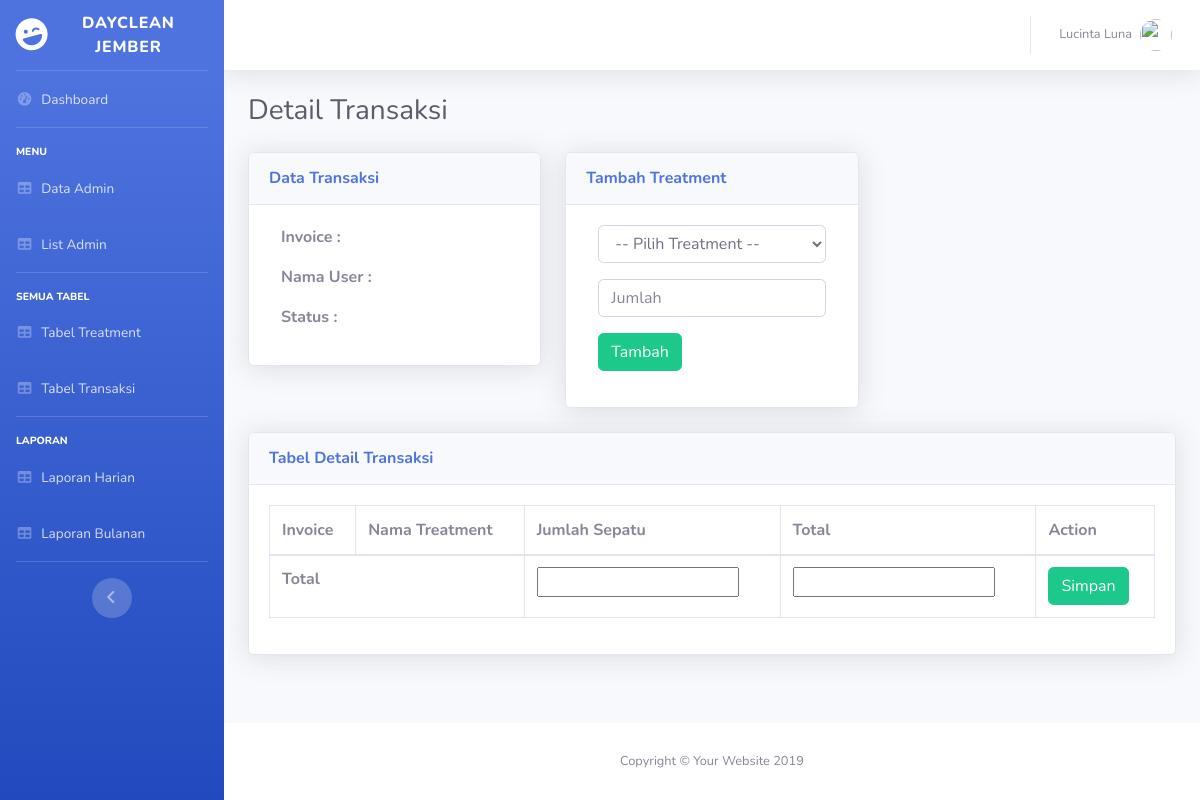
The page /admin/transaksi/detail_transaksi/TR251220190040 on the database as committed earlier.
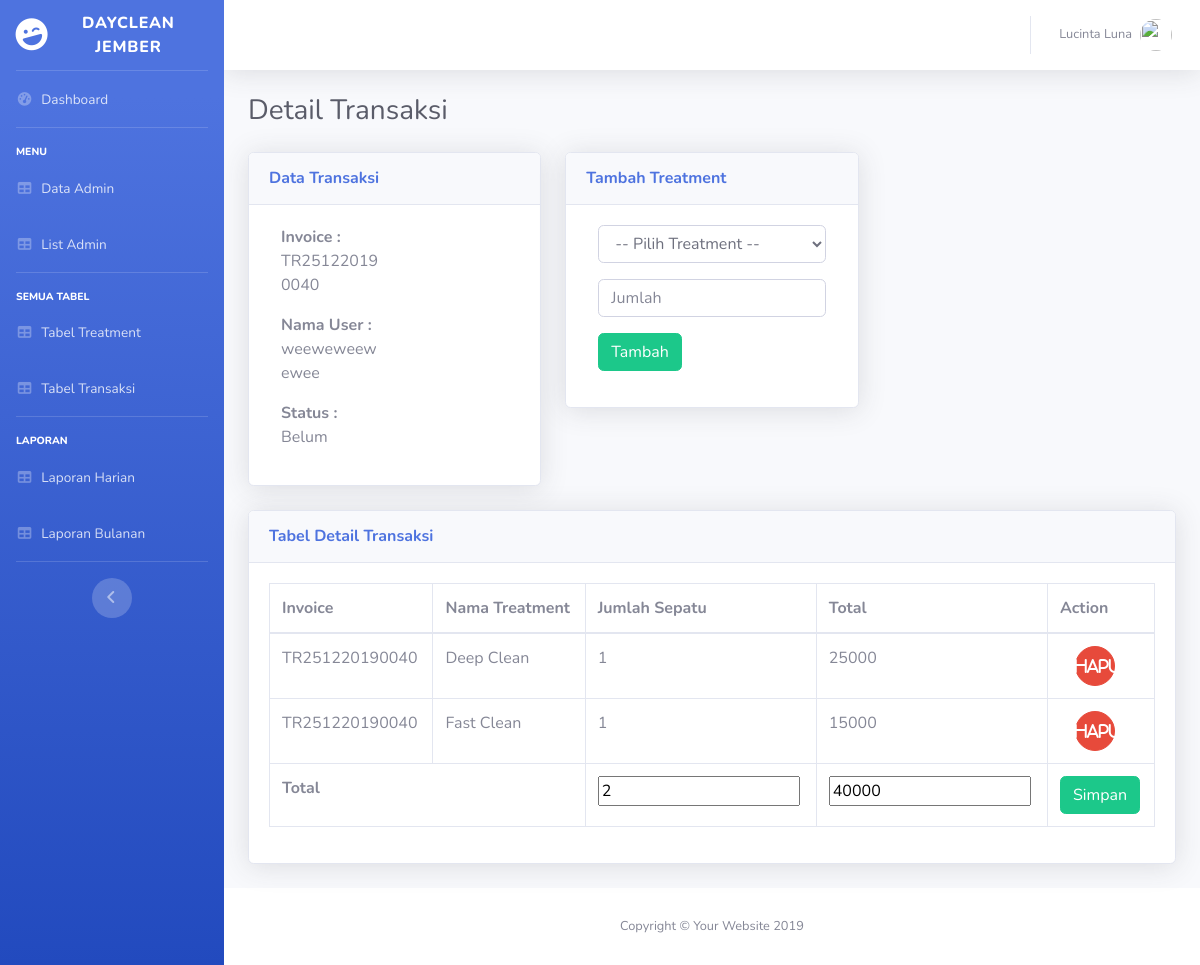
The same page on the database as committed later.
### tables this page shows
CREATE TABLE `transaksi` (
  `id_transaksi` int(10) NOT NULL,
  `invoice` varchar(30) NOT NULL,
  `tanggal` date NOT NULL,
  `nama_user` varchar(30) NOT NULL,
  `no_hp` int(11) NOT NULL,
  `alamat_user` varchar(30) NOT NULL,
  `jumlah_sepatu` int(11) NOT NULL,
  `status` text NOT NULL,
  `total` int(11) NOT NULL
);

CREATE TABLE `detail_transaksi` (
  `id_detail` int(11) NOT NULL,
  `invoice` varchar(30) NOT NULL,
  `id_treatment` int(11) NOT NULL,
  `nama_treatment` varchar(30) NOT NULL,
  `jumlah_sepatu` int(11) NOT NULL,
  `total` int(11) NOT NULL
);

### application/controllers/admin/transaksi.php (called while the page is built, shortened)
<?php
class transaksi extends CI_Controller {
	function __construct()
		{
			$this->load->model("m_transaksi");
			$this->load->model("m_treatment");
		}
	public function detail_transaksi($invoice)
	{
		$data = array('invoice' 	=> $invoice,
					  'data_detail' => $this->m_transaksi->tampil_sepatu($invoice),
					  'treatment'	=> $this->m_treatment->list_treatment(),
					  'data_transaksi' => $this->m_transaksi->transaksi($invoice)->row(),
					  'sum_total' =>$this->m_transaksi->get_sum($invoice),
					  'sum_total_sepatu' =>$this->m_transaksi->get_sum1($invoice));
		$this->load->view('admin/detail_transaksi',$data);
	}
}

### index.php (called while the page is built, shortened)
<?php
require_once BASEPATH.'core/CodeIgniter.php';

### application/models/m_transaksi.php (called while the page is built, shortened)
<?php
	class m_transaksi extends CI_Model
	{
		function transaksi($invoice)
		{
			return $this ->db -> query("SELECT * FROM transaksi where invoice='$invoice'");
		}
		function tampil_sepatu($invoice)
		{
			return $this ->db -> query("SELECT * FROM detail_transaksi where invoice='$invoice'");
		}
		function get_sum($invoice)
		{
			$this->db->select_sum('total','total_semua');
			$this->db->from('detail_transaksi');
			$this->db->where('invoice' , $invoice);
			return $this->db->get('')->row();
		}
		function get_sum1($invoice)
		{
			$this->db->select_sum('jumlah_sepatu','total_sepatu');
			$this->db->from('detail_transaksi');
			$this->db->where('invoice' , $invoice);
			return $this->db->get('')->row();
		}
	}
?>

### application/models/m_treatment.php (called while the page is built, shortened)
<?php
	class m_treatment extends CI_Model
	{
		function list_treatment()
		{
			$hasil=$this->db->query("SELECT id_treatment,nama_treatment,deskripsi,harga FROM treatment");
            return $hasil;
		}
	}
?>

### application/views/admin/detail_transaksi.php (the view, shortened to what this page needs)
<!DOCTYPE html>
<html lang="en">
<head>
<?php $this->load->view('admin/res/lib'); ?>
</head>
<body id="page-top">
  <div id="wrapper">
    <?php $this->load->view('admin/res/sitebar'); ?>
    <div id="content-wrapper" class="d-flex flex-column">
      <div id="content">
      <?php $this->load->view('admin/res/topnav'); ?>
        <div class="container-fluid">
          <div class="d-sm-flex align-items-center justify-content-between mb-4">
            <h1 class="h3 mb-0 text-gray-800"> Detail Transaksi</h1>
          </div>
          <div class="row">
            <div class="col-lg-4">
                <div class="card shadow mb-4">
                  <div class="card-header py-3">
                    <h6 class="m-0 font-weight-bold text-primary">Data Transaksi</h6>
                  </div>
                  <div class="card-body">
                      <div class="col-lg-6">
                      <b>Invoice :</b>
                      <p><?php echo $data_transaksi->invoice?></p>
                      <b>Nama User :</b>
                      <p><?php echo $data_transaksi->nama_user?></p>
                      <b>Status :</b>
                      <p><?php echo $data_transaksi->status?></p>
                      </div>
                  </div>
                </div>
            </div>
            <div class="col-lg-4">
                <div class="card shadow mb-4">
                  <div class="card-header py-3">
                    <h6 class="m-0 font-weight-bold text-primary">Tambah Treatment</h6>
                  </div>
                  <div class="card-body">
                      <div class="col-lg-12">
                      <form action="<?php echo site_url('admin/transaksi/tambah_treatment/'.$invoice);?>" method="post">
                          <div class="form-group">
                            <select class="form-control" id="exampleFormControlSelect1" name="treatment" required>
                              <option value="">-- Pilih Treatment --</option>
                            </select>
                          </div>
                          <div class="form-group">
                              <input type="number" name="jumlah_sepatu" class="form-control" id="exampleFormControlInput1" placeholder="Jumlah">
                              <button class="btn btn-success btn-rounded mt-3" type="submit">Tambah</button>
                          </div>
                      </form>
                      </div>
                  </div>
                </div>
            </div>
          </div>
          <div class="row">
            <div class="col-lg-12">
              <div class="card shadow mb-4">
                <div class="card-header py-3">
                  <h6 class="m-0 font-weight-bold text-primary">Tabel Detail Transaksi</h6>
                </div>
                <div class="card-body">
                  <div class="table-responsive">
                    <table class="table table-bordered" id="dataTable" width="100%" cellspacing="0">
                      <thead>
                        <tr>
                          <th>Invoice</th>
                          <th>Nama Treatment</th>
                          <th>Jumlah Sepatu</th>
                          <th>Total</th>
                          <th>Action</th>
                        </tr>
                      </thead>
                      <tbody>
                        <?php
                        foreach ($data_detail->result_array() as $m):
                              $id_treatment=$m['id_treatment'];
                              $invoice=$m['invoice'];
                              $nama_treatment=$m['nama_treatment'];
                              $jumlah_sepatu=$m['jumlah_sepatu'];
                              $total=$m['total'];
                        ?>
                        <tr>
                          <td><?php echo $invoice."<br>"; ?></td>
                          <td><?php echo $nama_treatment."<br>"; ?></td>
                          <td><?php echo $jumlah_sepatu."<br>"; ?></td>
                          <td><?php echo $total."<br>"; ?></td>
                          <td>
                              <div class="row justify-content-center">
                                <a href="<?php echo site_url('admin/transaksi/hapus_treatment/'.$id_treatment.'/'.$invoice); ?>" class="btn btn-danger btn-circle"><i class="fas fa-info-circle">Hapus</i></a> &nbsp &nbsp
                              </div>
                          </td>
                        </tr>
                        <?php endforeach;?>
                      </tbody>
                      <tfoot>
                    <tr>
                      <tr>
                      <td colspan="2"><b>Total</b></td>
                      <form action="<?php echo site_url('admin/transaksi/simpan_total/'.$invoice);?>" method="post" >
                      <td>
                        <input type="text" name="total_sepatu" value="<?php echo $sum_total_sepatu->total_sepatu; ?>" readonly>
                      </td>
                      <td>
                        <input type="text" name="total_harga" value="<?php echo $sum_total->total_semua; ?>" readonly>
                      </td>
                      <td>
                        <button type="submit" class="btn btn-success">Simpan</button>
                      </td>
                      </form>
                    </tr>
                  </tfoot>
                    </table>
                  </div>
                </div>
              </div>
            </div>
          </div>
        </div>
      </div>
      <?php $this->load->view('admin/res/footer'); ?>
    </div>
  </div>
</body>
</html>

### application/views/admin/res/lib.php (shortened to what this page needs)
<link href="<?php echo base_url('lib_admin/vendor/fontawesome-free/css/all.min.css');?>" rel="stylesheet">
<link href="<?php echo base_url('lib_admin/css/sb-admin-2.min.css');?>" rel="stylesheet">
<link href="<?php echo base_url('lib_admin/vendor/datatables/dataTables.bootstrap4.min.css');?>" rel="stylesheet">

### application/views/admin/res/sitebar.php
<ul class="navbar-nav bg-gradient-primary sidebar sidebar-dark accordion" id="accordionSidebar">
  <a class="sidebar-brand d-flex align-items-center justify-content-center" href="<?php echo base_url('admin/Home') ?>">
    <div class="sidebar-brand-icon rotate-n-15">
      <i class="fas fa-laugh-wink"></i>
    </div>
    <div class="sidebar-brand-text mx-3">DayClean Jember</div>
  </a>
  <hr class="sidebar-divider my-0">
  <li class="nav-item">
    <a class="nav-link" href="<?php echo base_url('admin/Home') ?>">
      <i class="fas fa-fw fa-tachometer-alt"></i>
      <span>Dashboard</span></a>
  </li>
  <hr class="sidebar-divider">
  <div class="sidebar-heading" style="color:white">
    MENU
  </div>
  <li class="nav-item">
    <a class="nav-link" href="<?php echo base_url('admin/pegawai/tambahPegawai') ?>">
      <i class="fas fa-fw fa-table"></i>
      <span>Data Admin</span></a>
  </li>
  <li class="nav-item">
    <a class="nav-link" href="<?php echo base_url('admin/pegawai') ?>">
      <i class="fas fa-fw fa-table"></i>
      <span>List Admin</span></a>
  </li>
  <hr class="sidebar-divider">
  <div class="sidebar-heading" style="color:white">
    SEMUA TABEL
  </div>
  <li class="nav-item">
    <a class="nav-link" href="<?php echo base_url('admin/treatment') ?>">
      <i class="fas fa-fw fa-table"></i>
      <span>Tabel Treatment</span></a>
  </li>
  <li class="nav-item">
    <a class="nav-link" href="<?php echo base_url('admin/transaksi') ?>">
      <i class="fas fa-fw fa-table"></i>
      <span>Tabel Transaksi</span></a>
  </li>
  <hr class="sidebar-divider d-none d-md-block">
  <div class="sidebar-heading" style="color:white">
    LAPORAN
  </div>
  <li class="nav-item">
    <a class="nav-link" href="<?php echo base_url('admin/Home/laporanHarian') ?>">
      <i class="fas fa-fw fa-table"></i>
      <span>Laporan Harian</span></a>
  </li>
  <li class="nav-item">
    <a class="nav-link" href="tables.html">
      <i class="fas fa-fw fa-table"></i>
      <span>Laporan Bulanan</span></a>
  </li>
  <hr class="sidebar-divider d-none d-md-block">
  <div class="text-center d-none d-md-inline">
    <button class="rounded-circle border-0" id="sidebarToggle"></button>
  </div>
</ul>

### application/views/admin/res/topnav.php (shortened to what this page needs)
<nav class="navbar navbar-expand navbar-light bg-white topbar mb-4 static-top shadow">
  <ul class="navbar-nav ml-auto">
    <li class="nav-item dropdown no-arrow">
      <a class="nav-link dropdown-toggle" href="#" id="userDropdown" role="button" data-toggle="dropdown" aria-haspopup="true" aria-expanded="false">
        <span class="mr-2 d-none d-lg-inline text-gray-600 small">Lucinta Luna</span>
        <img class="img-profile rounded-circle" src="https://source.unsplash.com/QAB-WJcbgJk/60x60">
      </a>
    </li>
  </ul>
</nav>

### application/views/admin/res/footer.php
<footer class="sticky-footer bg-white">
  <div class="container my-auto">
    <div class="copyright text-center my-auto">
      <span>Copyright &copy; Your Website 2019</span>
    </div>
  </div>
</footer>

Rows that differ between the two databases and show on the page:
added transaksi: invoice "TR251220190040", nama_user "weeweweewewee", status "Belum"
added detail_transaksi: invoice "TR251220190040", nama_treatment "Deep Clean", jumlah_sepatu "1", total "25000"
added detail_transaksi: invoice "TR251220190040", nama_treatment "Fast Clean", jumlah_sepatu "1", total "15000"
Other text that changed with them:
form field total_sepatu: (not shown) → "2"
form field total_harga: (not shown) → "40000"
